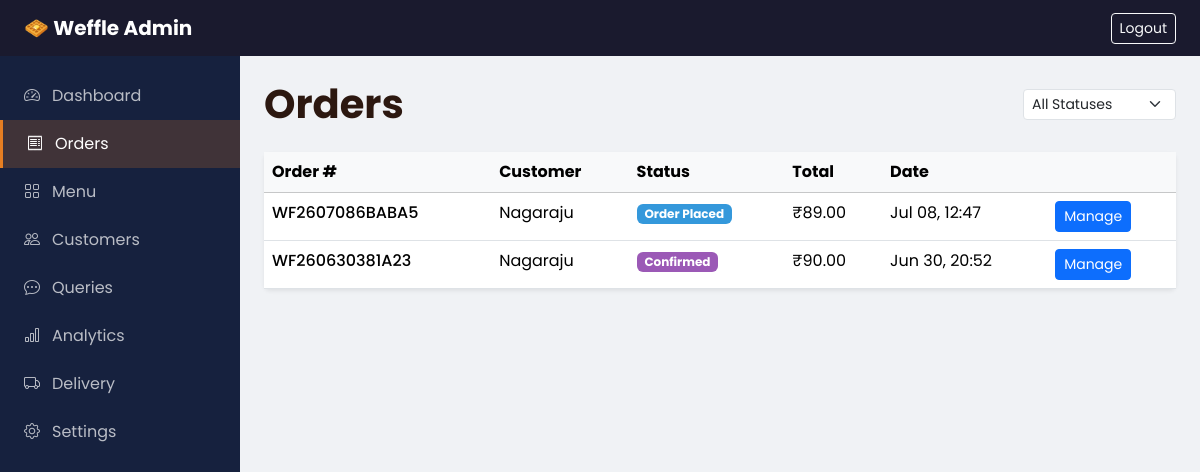
/admin-panel/orders/ (signed in), run on the app's committed database.
### shop/models.py (models this page shows, shortened)
class Order(models.Model):
    STATUS_PLACED = 'placed'
    STATUS_CONFIRMED = 'confirmed'
    STATUS_PREPARING = 'preparing'
    STATUS_READY = 'ready'
    STATUS_OUT_FOR_DELIVERY = 'out_for_delivery'
    STATUS_DELIVERED = 'delivered'
    STATUS_CANCELLED = 'cancelled'
    STATUS_CHOICES = [
        (STATUS_PLACED, 'Order Placed'),
        (STATUS_CONFIRMED, 'Confirmed'),
        (STATUS_PREPARING, 'Preparing'),
        (STATUS_READY, 'Ready'),
        (STATUS_OUT_FOR_DELIVERY, 'Out for Delivery'),
        (STATUS_DELIVERED, 'Delivered'),
        (STATUS_CANCELLED, 'Cancelled'),
    ]
    ACTIVE_STATUSES = [
        STATUS_PLACED,
        STATUS_CONFIRMED,
        STATUS_PREPARING,
        STATUS_READY,
        STATUS_OUT_FOR_DELIVERY,
    ]
    order_number = models.CharField(max_length=20, unique=True, editable=False)
    customer = models.ForeignKey(User, on_delete=models.CASCADE, related_name='orders')
    status = models.CharField(max_length=20, choices=STATUS_CHOICES, default=STATUS_PLACED)
    total_amount = models.DecimalField(max_digits=10, decimal_places=2, default=0)
    delivery_address = models.TextField()
    delivery_phone = models.CharField(max_length=15)
    delivery_lat = models.DecimalField(max_digits=10, decimal_places=7, null=True, blank=True)
    delivery_lng = models.DecimalField(max_digits=10, decimal_places=7, null=True, blank=True)
    delivery_agent = models.ForeignKey(
        User,
        on_delete=models.SET_NULL,
        null=True,
        blank=True,
        related_name='assigned_deliveries',
        limit_choices_to={'role': User.ROLE_DELIVERY},
    )
    notes = models.TextField(blank=True)
    created_at = models.DateTimeField(auto_now_add=True)
    updated_at = models.DateTimeField(auto_now=True)
    cancelled_at = models.DateTimeField(null=True, blank=True)
    delivered_at = models.DateTimeField(null=True, blank=True)
    class Meta:
        ordering = ['-created_at']

class User(AbstractUser):
    ROLE_CUSTOMER = 'customer'
    ROLE_ADMIN = 'admin'
    ROLE_DELIVERY = 'delivery'
    ROLE_CHOICES = [
        (ROLE_CUSTOMER, 'Customer'),
        (ROLE_ADMIN, 'Admin'),
        (ROLE_DELIVERY, 'Delivery Agent'),
    ]
    role = models.CharField(max_length=20, choices=ROLE_CHOICES, default=ROLE_CUSTOMER)
    phone = models.CharField(max_length=15, blank=True)
    address = models.TextField(blank=True)
    created_at = models.DateTimeField(auto_now_add=True)
    @property
    def is_shop_admin(self):
        return self.role == self.ROLE_ADMIN or self.is_superuser

### shop/views.py (the view)
# urls.py: path('admin-panel/orders/', views.admin_orders, name='admin_orders'),
@admin_required
def admin_orders(request):
    status_filter = request.GET.get('status', '')
    orders = Order.objects.all()
    if status_filter:
        orders = orders.filter(status=status_filter)
    return render(
        request,
        'shop/admin/orders.html',
        {'orders': orders, 'status_filter': status_filter, 'statuses': Order.STATUS_CHOICES},
    )

### shop/context_processors.py (called while the page is built)
def site_settings(request):
    return {
        'SITE_NAME': settings.SITE_NAME,
        'CURRENCY': settings.CURRENCY_SYMBOL,
        'cart_count': cart_count(request) if request.user.is_authenticated else 0,
    }

### shop/utils.py (called while the page is built)
def get_cart(request):
    return request.session.get('cart', {})

def cart_count(request):
    cart = get_cart(request)
    return sum(item.get('quantity', 0) for item in cart.values())

### templates/shop/admin/orders.html (shortened to what this page needs)
{% extends 'shop/admin/base_admin.html' %}
{% block admin_content %}
<div class="p-4">
    <div class="d-flex justify-content-between align-items-center mb-4">
        <h1 class="fw-bold mb-0">Orders</h1>
        <form class="d-flex gap-2">
            <select name="status" class="form-select form-select-sm" onchange="this.form.submit()">
                <option value="">All Statuses</option>
            </select>
        </form>
    </div>
    <div class="card shadow-sm border-0">
        <div class="table-responsive">
            <table class="table table-hover mb-0">
                <thead class="table-light"><tr><th>Order #</th><th>Customer</th><th>Status</th><th>Total</th><th>Date</th><th></th></tr></thead>
                <tbody>
                    {% for order in orders %}
                    <tr>
                        <td class="fw-medium">{{ order.order_number }}</td>
                        <td>{{ order.customer.username }}</td>
                        <td><span class="badge status-{{ order.status }}">{{ order.get_status_display }}</span></td>
                        <td>{{ CURRENCY }}{{ order.total_amount }}</td>
                        <td>{{ order.created_at|date:"M d, H:i" }}</td>
                        <td><a href="{% url 'shop:admin_order_detail' order.pk %}" class="btn btn-sm btn-primary">Manage</a></td>
                    </tr>
                    {% empty %}
                    <tr><td colspan="6" class="text-center text-muted py-4">No orders found</td></tr>
                    {% endfor %}
                </tbody>
            </table>
        </div>
    </div>
</div>
{% endblock %}

### static/shop/css/style.css (style rules this page uses)
:root { --weffle-primary: #e67e22; --weffle-dark: #d35400; --weffle-light: #fdebd0; --weffle-bg: #fffaf5; --weffle-text: #2c1810; --nav-height: 70px; }
* { box-sizing: border-box; }
body { font-family: 'Poppins', sans-serif; background: var(--weffle-bg); color: var(--weffle-text); min-height: 100vh; display: flex; flex-direction: column; }
.status-placed { background: #3498db !important; }
.status-confirmed { background: #9b59b6 !important; }
.admin-page { background: #f0f2f5; }

### data on the page
Order: order_number "WF2607086BABA5", customer.username "Nagaraju", status "Order Placed", CURRENCY "₹", total_amount "89.00", created_at "Jul 08, 12:47"
Order: order_number "WF260630381A23", customer.username "Nagaraju", status "Confirmed", CURRENCY "₹", total_amount "90.00", created_at "Jun 30, 20:52"

### other printed values
{{ SITE_NAME }} "Weffle"
